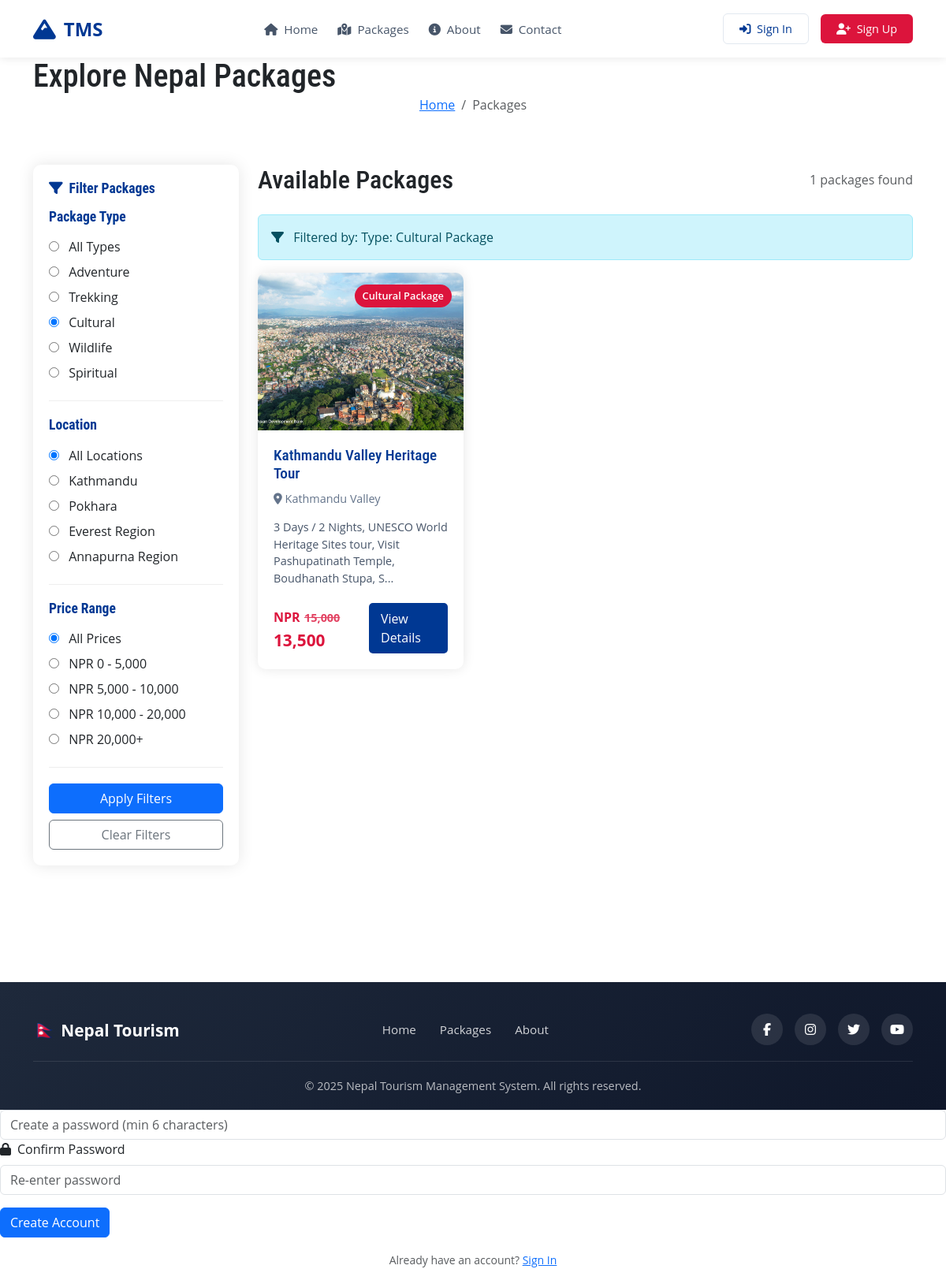
/package-list.php?type=Cultural Package, run on the app's committed database.
### tables this page shows
CREATE TABLE `tbltourpackages` (
  `PackageId` int(11) NOT NULL,
  `PackageName` varchar(200) DEFAULT NULL,
  `PackageType` varchar(150) DEFAULT NULL,
  `PackageLocation` varchar(100) DEFAULT NULL,
  `PackagePrice` int(11) DEFAULT NULL,
  `PackageFetures` varchar(255) DEFAULT NULL,
  `PackageDetails` mediumtext DEFAULT NULL,
  `PackageImage` varchar(100) DEFAULT NULL,
  `Creationdate` timestamp NULL DEFAULT current_timestamp(),
  `UpdationDate` timestamp NULL DEFAULT NULL ON UPDATE current_timestamp()
);

### includes/SmartFilter.php (called while the page is built, shortened)
<?php
class SmartFilter {
    private $dbh;
    public function __construct($database) {
        $this->dbh = $database;
    }
    public function getSmartRecommendations($filters = [], $limit = 6) {
        $sql = "SELECT *,
                (SELECT COUNT(*) FROM tblbooking WHERE tblbooking.PackageId = tbltourpackages.PackageId) as booking_count
                FROM tbltourpackages WHERE 1=1";
        $conditions = [];
        $params = [];
        if (!empty($filters['type'])) {
            $conditions[] = "PackageType = :type";
            $params[':type'] = $filters['type'];
        }
        if (!empty($conditions)) {
            $sql .= " AND " . implode(" AND ", $conditions);
        }
        $sql .= " ORDER BY booking_count DESC, RAND() LIMIT :limit";
        $query = $this->dbh->prepare($sql);
        foreach ($params as $key => $value) {
            $query->bindValue($key, $value);
        }
        $query->bindValue(':limit', $limit, PDO::PARAM_INT);
        $query->execute();
        return $query->fetchAll(PDO::FETCH_OBJ);
    }
}
?>

### includes/SeasonalPricing.php (called while the page is built, shortened)
<?php
class SeasonalPricing {
    private $peakSeasons = [
        'Kathmandu' => [3, 4, 5, 10, 11],
        'Pokhara' => [3, 4, 5, 10, 11],
        'Everest' => [3, 4, 5, 9, 10, 11],
        'Chitwan' => [10, 11, 12, 1, 2, 3],
        'Annapurna' => [3, 4, 5, 9, 10, 11],
        'Lumbini' => [10, 11, 12, 1, 2, 3],
        'Nagarkot' => [3, 4, 5, 10, 11],
        'Mustang' => [9, 10, 11, 3, 4, 5],
        'Langtang' => [3, 4, 5, 9, 10, 11],
        'Rara' => [9, 10, 11, 3, 4, 5],
        'Gosaikunda' => [7, 8, 9],
        'Tilicho' => [9, 10, 11]
    ];
    public function getSeasonalMultiplier($packageLocation, $bookingDate) {
        $month = (int)date('n', strtotime($bookingDate));
        $locationKey = '';
        foreach (array_keys($this->peakSeasons) as $loc) {
            if (stripos($packageLocation, $loc) !== false) {
                $locationKey = $loc;
                break;
            }
        }
        if (in_array($month, $this->peakSeasons[$locationKey])) {
            return 1.2;
        } else {
            return 0.9;
        }
    }
    public function calculateSeasonalPrice($basePrice, $packageLocation, $bookingDate) {
        $multiplier = $this->getSeasonalMultiplier($packageLocation, $bookingDate);
        return round($basePrice * $multiplier, 2);
    }
}
?>

### package-list.php (the view, shortened to what this page needs)
<?php
include('includes/config.php');
include('includes/algorithms.php');
$seasonalPricing = new SeasonalPricing();
$smartFilter = new SmartFilter($dbh);
$filterType = isset($_GET['type']) ? $_GET['type'] : '';
$filterLocation = isset($_GET['location']) ? $_GET['location'] : '';
$filterPrice = isset($_GET['price']) ? $_GET['price'] : '';
$filters = [
    'type' => $filterType,
    'location' => $filterLocation,
    'price_range' => $filterPrice
];
$hasFilters = !empty($filterType) || !empty($filterLocation) || !empty($filterPrice);
if (isset($_SESSION['login']) && !$hasFilters) {
    $results = $smartFilter->getPersonalizedRecommendations($_SESSION['login']);
} else {
    $results = $smartFilter->getSmartRecommendations($filters);
}
?>
<!DOCTYPE html>
<html lang="en">
<head>
<link href="https://cdn.jsdelivr.net/npm/bootstrap@5.3.2/dist/css/bootstrap.min.css" rel="stylesheet">
<link rel="stylesheet" href="https://cdnjs.cloudflare.com/ajax/libs/font-awesome/6.5.1/css/all.min.css">
<link rel="stylesheet" href="https://unpkg.com/leaflet@1.9.4/dist/leaflet.css">
<link href="https://unpkg.com/aos@2.3.1/dist/aos.css" rel="stylesheet">
<link href="assets/css/components/popup-notifications.css" rel="stylesheet">
<link href="assets/css/style.css" rel="stylesheet">
</head>
<body>
<?php include('includes/header.php');?>
<section class="page-header">
    <div class="container">
        <h1>Explore Nepal Packages</h1>
        <nav aria-label="breadcrumb">
            <ol class="breadcrumb justify-content-center">
                <li class="breadcrumb-item"><a href="index.php">Home</a></li>
                <li class="breadcrumb-item active">Packages</li>
            </ol>
        </nav>
    </div>
</section>
<section class="py-5">
    <div class="container">
        <div class="row">
            <div class="col-lg-3">
                <div class="filter-sidebar">
                    <h3 class="filter-title"><i class="fas fa-filter me-2"></i>Filter Packages</h3>
                    <form method="GET" id="filterForm">
                        <div class="filter-section">
                            <h4 class="filter-title">Package Type</h4>
                            <label class="filter-option">
                                <input type="radio" name="type" value="" <?php echo empty($filterType) ? 'checked' : ''; ?>> All Types
                            </label>
                            <label class="filter-option">
                                <input type="radio" name="type" value="Adventure Package" <?php echo $filterType === 'Adventure Package' ? 'checked' : ''; ?>> Adventure
                            </label>
                            <label class="filter-option">
                                <input type="radio" name="type" value="Trekking Package" <?php echo $filterType === 'Trekking Package' ? 'checked' : ''; ?>> Trekking
                            </label>
                            <label class="filter-option">
                                <input type="radio" name="type" value="Cultural Package" <?php echo $filterType === 'Cultural Package' ? 'checked' : ''; ?>> Cultural
                            </label>
                            <label class="filter-option">
                                <input type="radio" name="type" value="Wildlife Package" <?php echo $filterType === 'Wildlife Package' ? 'checked' : ''; ?>> Wildlife
                            </label>
                            <label class="filter-option">
                                <input type="radio" name="type" value="Spiritual Package" <?php echo $filterType === 'Spiritual Package' ? 'checked' : ''; ?>> Spiritual
                            </label>
                        </div>
                        <div class="filter-section">
                            <h4 class="filter-title">Location</h4>
                            <label class="filter-option">
                                <input type="radio" name="location" value="" <?php echo empty($filterLocation) ? 'checked' : ''; ?>> All Locations
                            </label>
                            <label class="filter-option">
                                <input type="radio" name="location" value="Kathmandu" <?php echo $filterLocation === 'Kathmandu' ? 'checked' : ''; ?>> Kathmandu
                            </label>
                            <label class="filter-option">
                                <input type="radio" name="location" value="Pokhara" <?php echo $filterLocation === 'Pokhara' ? 'checked' : ''; ?>> Pokhara
                            </label>
                            <label class="filter-option">
                                <input type="radio" name="location" value="Everest" <?php echo $filterLocation === 'Everest' ? 'checked' : ''; ?>> Everest Region
                            </label>
                            <label class="filter-option">
                                <input type="radio" name="location" value="Annapurna" <?php echo $filterLocation === 'Annapurna' ? 'checked' : ''; ?>> Annapurna Region
                            </label>
                        </div>
                        <div class="filter-section">
                            <h4 class="filter-title">Price Range</h4>
                            <label class="filter-option">
                                <input type="radio" name="price" value="" <?php echo empty($filterPrice) ? 'checked' : ''; ?>> All Prices
                            </label>
                            <label class="filter-option">
                                <input type="radio" name="price" value="0-5000" <?php echo $filterPrice === '0-5000' ? 'checked' : ''; ?>> NPR 0 - 5,000
                            </label>
                            <label class="filter-option">
                                <input type="radio" name="price" value="5000-10000" <?php echo $filterPrice === '5000-10000' ? 'checked' : ''; ?>> NPR 5,000 - 10,000
                            </label>
                            <label class="filter-option">
                                <input type="radio" name="price" value="10000-20000" <?php echo $filterPrice === '10000-20000' ? 'checked' : ''; ?>> NPR 10,000 - 20,000
                            </label>
                            <label class="filter-option">
                                <input type="radio" name="price" value="20000+" <?php echo $filterPrice === '20000+' ? 'checked' : ''; ?>> NPR 20,000+
                            </label>
                        </div>
                        <button type="submit" class="btn btn-primary w-100">Apply Filters</button>
                        <?php if (!empty($filterType) || !empty($filterLocation) || !empty($filterPrice)): ?>
                            <a href="package-list.php" class="btn btn-outline-secondary w-100 mt-2">Clear Filters</a>
                        <?php endif; ?>
                    </form>
                </div>
            </div>
            <div class="col-lg-9">
                <div class="d-flex justify-content-between align-items-center mb-4">
                    <h2 class="mb-0">Available Packages</h2>
                    <div class="text-muted">
                        <?php echo count($results); ?> packages found
                    </div>
                </div>
                <?php if (!empty($filterType) || !empty($filterLocation) || !empty($filterPrice)): ?>
                    <div class="alert alert-info">
                        <i class="fas fa-filter me-2"></i>
                        Filtered by:
                        <?php
                        $activeFilters = [];
                        if (!empty($filterType)) $activeFilters[] = "Type: " . $filterType;
                        echo implode(', ', $activeFilters);
                        ?>
                    </div>
                <?php endif; ?>
                <div class="row">
                    <?php if(!empty($results)) {
                    foreach($results as $result) { ?>
                        <div class="col-lg-4 col-md-6 mb-4">
                            <div class="package-card">
                                <div class="package-img-wrapper">
                                    <img src="assets/images/<?php echo htmlentities($result->PackageImage);?>" class="package-img" alt="<?php echo htmlentities($result->PackageName);?>">
                                    <span class="package-badge"><?php echo htmlentities($result->PackageType);?></span>
                                </div>
                                <div class="package-body">
                                    <h3 class="package-title"><?php echo htmlentities($result->PackageName);?></h3>
                                    <div class="package-location">
                                        <i class="fas fa-map-marker-alt"></i>
                                        <?php echo htmlentities($result->PackageLocation);?>
                                    </div>
                                    <p class="package-features"><?php echo substr(htmlentities($result->PackageFetures), 0, 100); ?>...</p>
                                    <div class="package-footer">
                                        <div class="package-price">
                                            <?php
                                            $basePrice = $result->PackagePrice;
                                            $today = date('Y-m-d');
                                            $seasonalPrice = $seasonalPricing->calculateSeasonalPrice($basePrice, $result->PackageLocation, $today);
                                            $priceDifference = $seasonalPrice - $basePrice;
                                            $hasPriceAdjustment = abs($priceDifference) > 0.01;
                                            if($hasPriceAdjustment): ?>
                                                <span class="currency">NPR</span> <span style="text-decoration: line-through; font-size: 0.9rem; opacity: 0.8;"><?php echo number_format($basePrice);?></span>
                                                <span style="color: #DC143C; font-weight: 700;"> <?php echo number_format($seasonalPrice);?></span>
                                            <?php else: ?>
                                                <span class="currency">NPR</span> <?php echo number_format($seasonalPrice);?>
                                            <?php endif; ?>
                                        </div>
                                        <a href="package-details.php?pkgid=<?php echo htmlentities($result->PackageId);?>" class="btn-details">View Details</a>
                                    </div>
                                </div>
                            </div>
                        </div>
                    <?php } } ?>
                </div>
            </div>
        </div>
    </div>
</section>
<?php include('includes/footer.php');?>
<?php include('includes/login-modal.php');?>
<?php include('includes/signup-modal.php');?>
</body>
</html>

### assets/css/style.css (style rules this page uses)
html, body { font-size: 100%; background: #fff; font-family: 'Open Sans', sans-serif; margin: 0; padding: 0; }
body a,.grid_1,plan_1,plan_1.one,plan_1.two,i.icon1, i.icon2, i.icon3, i.icon4, i.icon5, i.icon6 { transition:0.5s all; -webkit-transition:0.5s all; -moz-transition:0.5s all; -o-transition:0.5s all; -ms-transition:0.5s all; }
h1,h2,h3,h4,h5,h6 { margin:0; font-family: 'Roboto Condensed', sans-serif; }
p { margin:0; }
label { margin:0; }

### assets/css/includes/header.css (style rules this page uses)
:root { --nepal-red: #DC143C; --nepal-blue: #003893; }

### package-list.php (style rules this page uses)
:root { --nepal-red: #DC143C; --nepal-blue: #003893; --bg-light: #f8fafc; }
.filter-sidebar { background: white; border-radius: 10px; box-shadow: 0 0 20px rgba(0,0,0,0.1); padding: 20px; margin-bottom: 20px; }
.filter-section { margin-bottom: 20px; padding-bottom: 15px; border-bottom: 1px solid #eee; }
.filter-title { font-weight: 600; color: var(--nepal-blue); margin-bottom: 15px; font-size: 1.1rem; }
.filter-option { display: block; margin-bottom: 8px; cursor: pointer; }
.filter-option input { margin-right: 8px; }
.package-card { background: white; border-radius: 10px; overflow: hidden; box-shadow: 0 0 15px rgba(0,0,0,0.1); transition: all 0.3s ease; height: 100%; display: flex; flex-direction: column; }
.package-img-wrapper { position: relative; overflow: hidden; }
.package-img { width: 100%; height: 200px; object-fit: cover; transition: transform 0.3s ease; }
.package-badge { position: absolute; top: 15px; right: 15px; background: var(--nepal-red); color: white; padding: 5px 10px; border-radius: 20px; font-size: 0.8rem; font-weight: 600; }
.package-body { padding: 20px; flex-grow: 1; display: flex; flex-direction: column; }
.package-title { color: var(--nepal-blue); margin-bottom: 10px; font-size: 1.2rem; }
.package-location { color: #64748b; margin-bottom: 15px; font-size: 0.9rem; }
.package-features { color: #475569; font-size: 0.9rem; margin-bottom: 20px; flex-grow: 1; }
.package-footer { display: flex; justify-content: space-between; align-items: center; margin-top: auto; }
.package-price { font-weight: 700; color: var(--nepal-red); font-size: 1.3rem; }
.currency { font-size: 1rem; }
.btn-details { background: var(--nepal-blue); color: white; padding: 8px 15px; border-radius: 5px; text-decoration: none; font-weight: 500; transition: all 0.3s ease; }

### data on the page
tbltourpackages: PackageImage (picture), PackageType "Cultural Package", PackageName "Kathmandu Valley Heritage Tour", PackageLocation "Kathmandu Valley", PackageFetures "3 Days / 2 Nights, UNESCO World Heritage Sites tour, Visit Pashupatinath Temple, Boudhanath Stupa, S", PackagePrice "15,000", seasonalPrice "13,500"

### other printed values
count($results) "1"
implode(', ', $activeFilters) "Type: Cultural Package"
